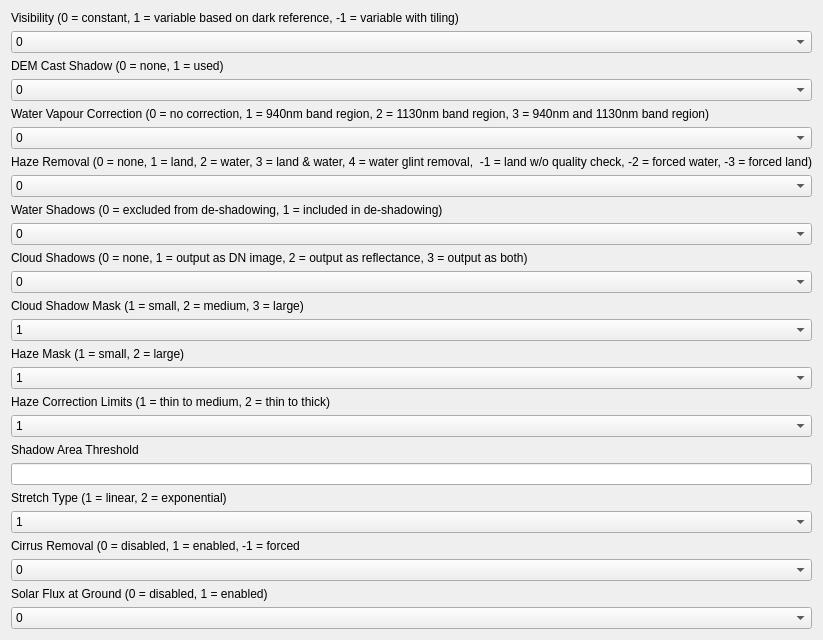
          <widget class="QWidget" name="tab_4">
           <attribute name="title">
            <string>Haze and Shadows</string>
           </attribute>
           <layout class="QGridLayout" name="gridLayout_4">
            <item row="23" column="0">
             <widget class="QComboBox" name="cirrusRemovalCombo">
              <item>
               <property name="text">
                <string>0</string>
               </property>
              </item>
              <item>
               <property name="text">
                <string>1</string>
               </property>
              </item>
              <item>
               <property name="text">
                <string>-1</string>
               </property>
              </item>
             </widget>
            </item>
            <item row="10" column="0">
             <widget class="QLabel" name="label_27">
              <property name="text">
               <string>Cloud Shadows (0 = none, 1 = output as DN image, 2 = output as reflectance, 3 = output as both)</string>
              </property>
             </widget>
            </item>
            <item row="4" column="0">
             <widget class="QLabel" name="label_24">
              <property name="text">
               <string>Water Vapour Correction (0 = no correction, 1 = 940nm band region, 2 = 1130nm band region, 3 = 940nm and 1130nm band region)</string>
              </property>
             </widget>
            </item>
            <item row="11" column="0">
             <widget class="QComboBox" name="cloudShadowsCombo">
              <item>
               <property name="text">
                <string>0</string>
               </property>
              </item>
              <item>
               <property name="text">
                <string>1</string>
               </property>
              </item>
              <item>
               <property name="text">
                <string>2</string>
               </property>
              </item>
              <item>
               <property name="text">
                <string>3</string>
               </property>
              </item>
             </widget>
            </item>
            <item row="8" column="0">
             <widget class="QLabel" name="label_26">
              <property name="text">
               <string>Water Shadows (0 = excluded from de-shadowing, 1 = included in de-shadowing)</string>
              </property>
             </widget>
            </item>
            <item row="22" column="0">
             <widget class="QLabel" name="label_62">
              <property name="text">
               <string>Cirrus Removal (0 = disabled, 1 = enabled, -1 = forced</string>
              </property>
             </widget>
            </item>
            <item row="20" column="0">
             <widget class="QLabel" name="label_51">
              <property name="text">
               <string>Stretch Type (1 = linear, 2 = exponential)</string>
              </property>
             </widget>
            </item>
            <item row="0" column="0">
             <widget class="QLabel" name="label_20">
              <property name="text">
               <string>Visibility (0 = constant, 1 = variable based on dark reference, -1 = variable with tiling)</string>
              </property>
             </widget>
            </item>
            <item row="16" column="0">
             <widget class="QLabel" name="label_48">
              <property name="text">
               <string>Haze Correction Limits (1 = thin to medium, 2 = thin to thick)</string>
              </property>
             </widget>
            </item>
            <item row="9" column="0">
             <widget class="QComboBox" name="waterShadowsCombo">
              <item>
               <property name="text">
                <string>0</string>
               </property>
              </item>
              <item>
               <property name="text">
                <string>1</string>
               </property>
              </item>
             </widget>
            </item>
            <item row="15" column="0">
             <widget class="QComboBox" name="hazeMaskCombo">
              <item>
               <property name="text">
                <string>1</string>
               </property>
              </item>
              <item>
               <property name="text">
                <string>2</string>
               </property>
              </item>
             </widget>
            </item>
            <item row="1" column="0">
             <widget class="QComboBox" name="visibilityCombo">
              <item>
               <property name="text">
                <string>0</string>
               </property>
              </item>
              <item>
               <property name="text">
                <string>1</string>
               </property>
              </item>
              <item>
               <property name="text">
                <string>-1</string>
               </property>
              </item>
             </widget>
            </item>
            <item row="5" column="0">
             <widget class="QComboBox" name="vapourCorrectionCombo">
              <item>
               <property name="text">
                <string>0</string>
               </property>
              </item>
              <item>
               <property name="text">
                <string>1</string>
               </property>
              </item>
              <item>
               <property name="text">
                <string>2</string>
               </property>
              </item>
              <item>
               <property name="text">
                <string>3</string>
               </property>
              </item>
             </widget>
            </item>
            <item row="14" column="0">
             <widget class="QLabel" name="label_47">
              <property name="text">
               <string>Haze Mask (1 = small, 2 = large)</string>
              </property>
             </widget>
            </item>
            <item row="18" column="0">
             <widget class="QLabel" name="label_50">
              <property name="text">
               <string>Shadow Area Threshold</string>
              </property>
             </widget>
            </item>
            <item row="7" column="0">
             <widget class="QComboBox" name="hazeRemovalCombo">
              <item>
               <property name="text">
                <string>0</string>
               </property>
              </item>
              <item>
               <property name="text">
                <string>1</string>
               </property>
              </item>
              <item>
               <property name="text">
                <string>2</string>
               </property>
              </item>
              <item>
               <property name="text">
                <string>3</string>
               </property>
              </item>
              <item>
               <property name="text">
                <string>4</string>
               </property>
              </item>
              <item>
               <property name="text">
                <string>-1</string>
               </property>
              </item>
              <item>
               <property name="text">
                <string>-2</string>
               </property>
              </item>
              <item>
               <property name="text">
                <string>-3</string>
               </property>
              </item>
             </widget>
            </item>
            <item row="19" column="0">
             <widget class="QLineEdit" name="shadowAreaEdit"/>
            </item>
            <item row="21" column="0">
             <widget class="QComboBox" name="stretchTypeCombo">
              <item>
               <property name="text">
                <string>1</string>
               </property>
              </item>
              <item>
               <property name="text">
                <string>2</string>
               </property>
              </item>
             </widget>
            </item>
            <item row="12" column="0">
             <widget class="QLabel" name="label_49">
              <property name="text">
               <string>Cloud Shadow Mask (1 = small, 2 = medium, 3 = large)</string>
              </property>
             </widget>
            </item>
            <item row="6" column="0">
             <widget class="QLabel" name="label_25">
              <property name="text">
               <string>Haze Removal (0 = none, 1 = land, 2 = water, 3 = land &amp; water, 4 = water glint removal,  -1 = land w/o quality check, -2 = forced water, -3 = forced land)</string>
              </property>
             </widget>
            </item>
            <item row="17" column="0">
             <widget class="QComboBox" name="hazeCorrectionMaskCombo">
              <item>
               <property name="text">
                <string>1</string>
               </property>
              </item>
              <item>
               <property name="text">
                <string>2</string>
               </property>
              </item>
             </widget>
            </item>
            <item row="13" column="0">
             <widget class="QComboBox" name="cloudMaskCombo">
              <item>
               <property name="text">
                <string>1</string>
               </property>
              </item>
              <item>
               <property name="text">
                <string>2</string>
               </property>
              </item>
              <item>
               <property name="text">
                <string>3</string>
               </property>
              </item>
             </widget>
            </item>
            <item row="24" column="0">
             <widget class="QLabel" name="label_63">
              <property name="text">
               <string>Solar Flux at Ground (0 = disabled, 1 = enabled) </string>
              </property>
             </widget>
            </item>
            <item row="25" column="0">
             <widget class="QComboBox" name="solarFluxCombo">
              <item>
               <property name="text">
                <string>0</string>
               </property>
              </item>
              <item>
               <property name="text">
                <string>1</string>
               </property>
              </item>
             </widget>
            </item>
            <item row="2" column="0">
             <widget class="QLabel" name="label_64">
              <property name="text">
               <string>DEM Cast Shadow (0 = none, 1 = used)</string>
              </property>
             </widget>
            </item>
            <item row="3" column="0">
             <widget class="QComboBox" name="castShadowCombo">
              <item>
               <property name="text">
                <string>0</string>
               </property>
              </item>
              <item>
               <property name="text">
                <string>1</string>
               </property>
              </item>
             </widget>
            </item>
           </layout>
          </widget>
